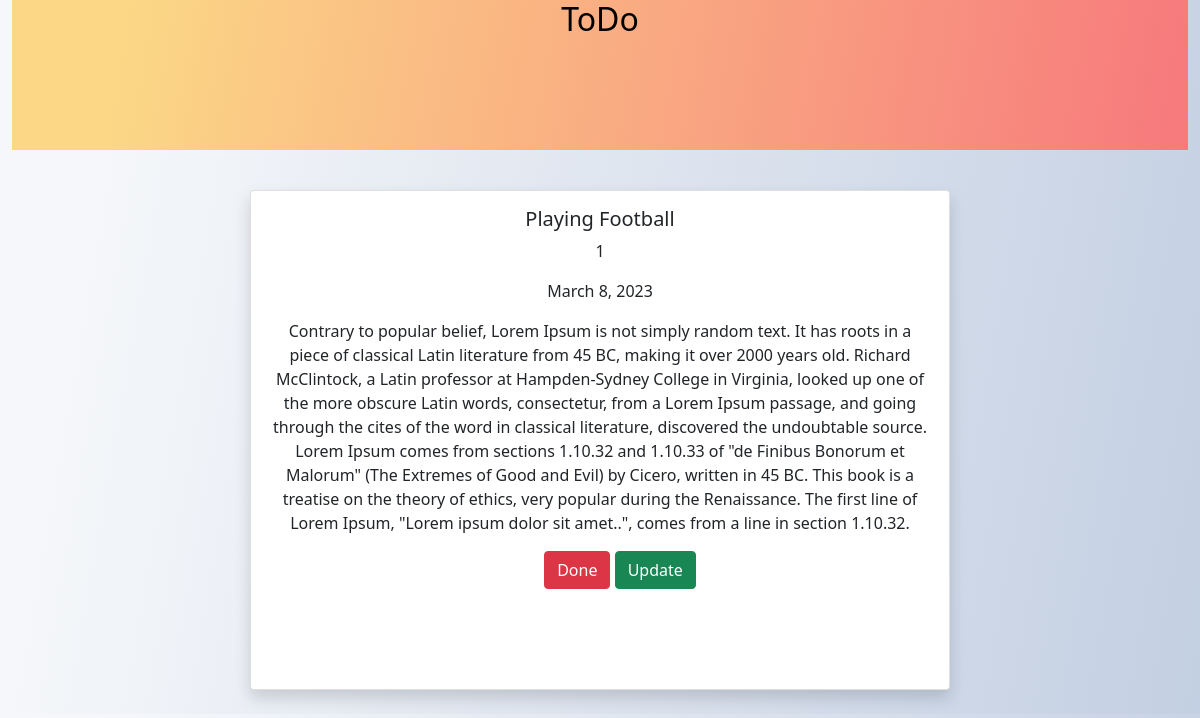
Page /cbvdetail/15/ on the earlier database version.
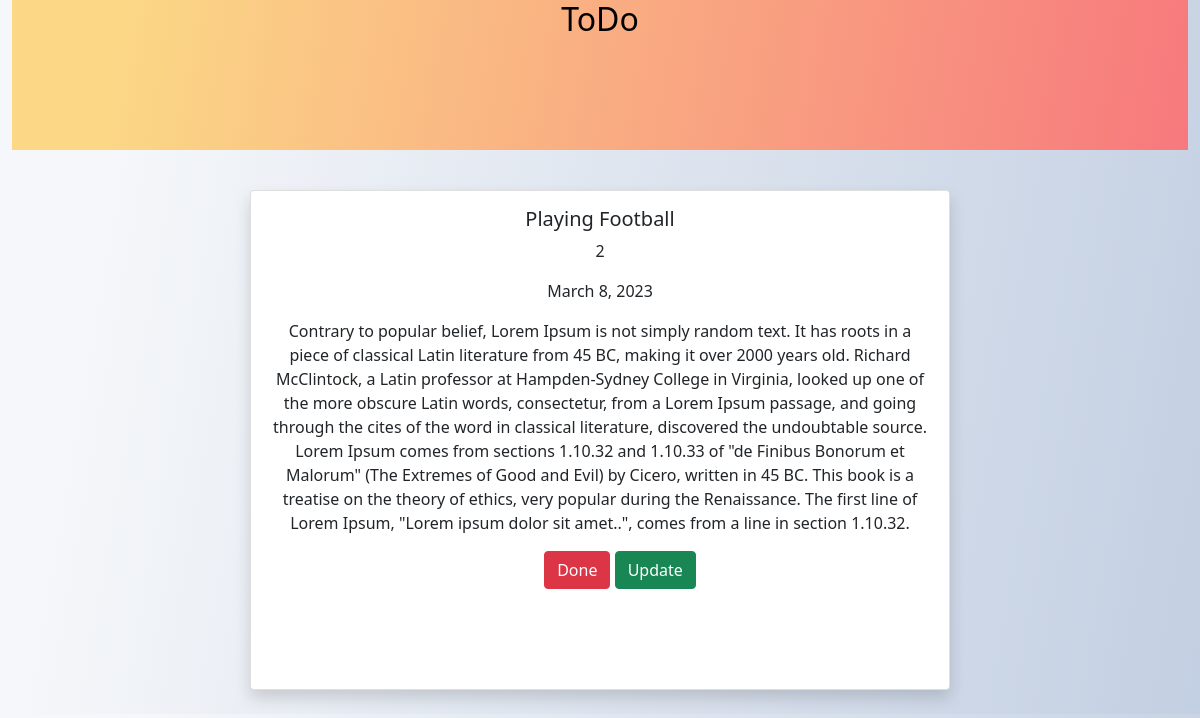
Same page on the later database version.
### todoapp01/models.py (models this page shows, shortened)
class Task(models.Model):
    taskName = models.CharField(max_length= 300)
    taskPriority = models.IntegerField()
    taskDate = models.DateField()
    taskDescription = models.TextField()

### todoapp01/views.py (the view)
# urls.py: path('cbvdetail/<int:pk>/', views.TaskDetailView.as_view(), name='cbvdetail'),
class TaskDetailView(DetailView):
    model = Task
    template_name = 'detail.html'
    context_object_name = 'task_obj02'

### templates/detail.html
{% extends 'base.html' %}
{% block content %}
<div class="container-fluid">
    <div class="row">
        <div class="col-md-12">
            <div class="banner">
                <div class="banner-text">
                    <h2>ToDo</h2>
                </div>
            </div>
        </div>
    </div>
</div>
<div class="shadow card card_detail mx-auto">
    <div class="card-body">
        <h5 class="card-title text-center">{{task_obj02.taskName}}</h5>
        <p class="card-text text-center">{{task_obj02.taskPriority}}</p>
        <p class="card-text text-center">{{task_obj02.taskDate}}</p>
        <p class="card-text text-center text-justify">{{task_obj02.taskDescription}}</p>
        <div class="detail_add_btn">
           <a href="{% url 'todoapp01:cbvdelete' task_obj02.id %}" class="btn btn-danger">Done</a>
           <a href="{% url 'todoapp01:cbvupdate' task_obj02.id %}" class="btn btn-success">Update</a>
        </div>
    </div>
</div><br>
{% endblock %}

### templates/base.html (shortened to what this page needs)
{% load static %}
<!DOCTYPE html>
<html lang="en">
<head>
    <link href="{% static 'css/bootstrap.min.css' %}" rel="stylesheet">
    <link rel="stylesheet" href="{% static 'css/style.css/' %}">
</head>
<body>
    {% block content %}
     {% endblock %}
</body>
</html>

### static/css/style.css (style rules this page uses)
body { background-image: linear-gradient(100deg, #f5f7fa 10%, #c3cfe2 100%); }
.banner { background-image: linear-gradient(100deg, #FBD786 10%, #f7797d 100%); width: 100%; height: 150px; color: white; margin-bottom: 40px; }
.banner-text { color: #000000; text-align: center; }
.detail_add_btn { text-align: center; margin-left: 40px; }
.card_detail { width: 700px; height: 500px; }

Differences in the rows shown:
changed Task "Playing Football": taskPriority "1" → "2"
